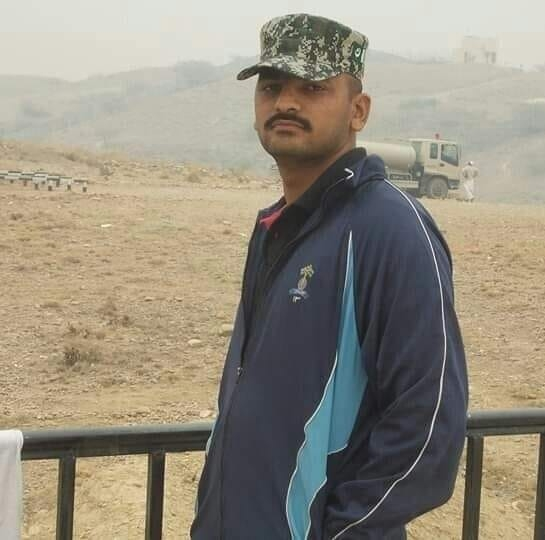
#> input picture resources/ch.jpg, 545 x 540 px
$ python opencv_17.py
#> lines starting #> are read from the running program, lines starting #| are printed output that depends on the picture
# joining two images
from importlib import resources
import cv2 as cv
import numpy as np

img =cv.imread('resources/ch.jpg')
#> img is the input picture: shape (540, 545, 3); mean B, G, R 127.4, 142.1, 149

# Stacking same image

# 1- Horizontal stack
hor_img = np.hstack((img,img))
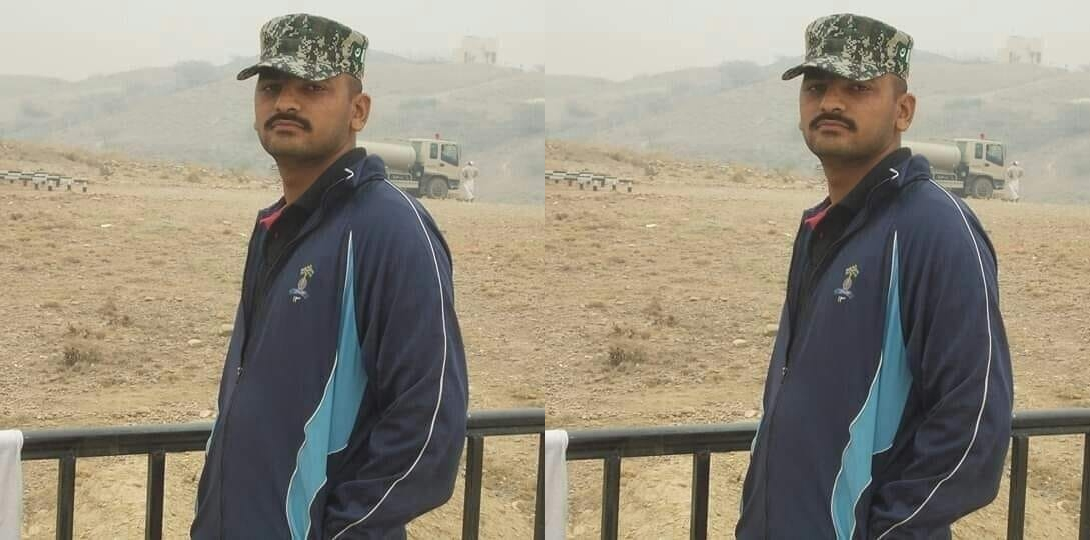
#> hor_img: shape (540, 1090, 3); mean B, G, R 127.4, 142.1, 149
# 2- Vertical stack
ver_img = np.vstack((img,img))
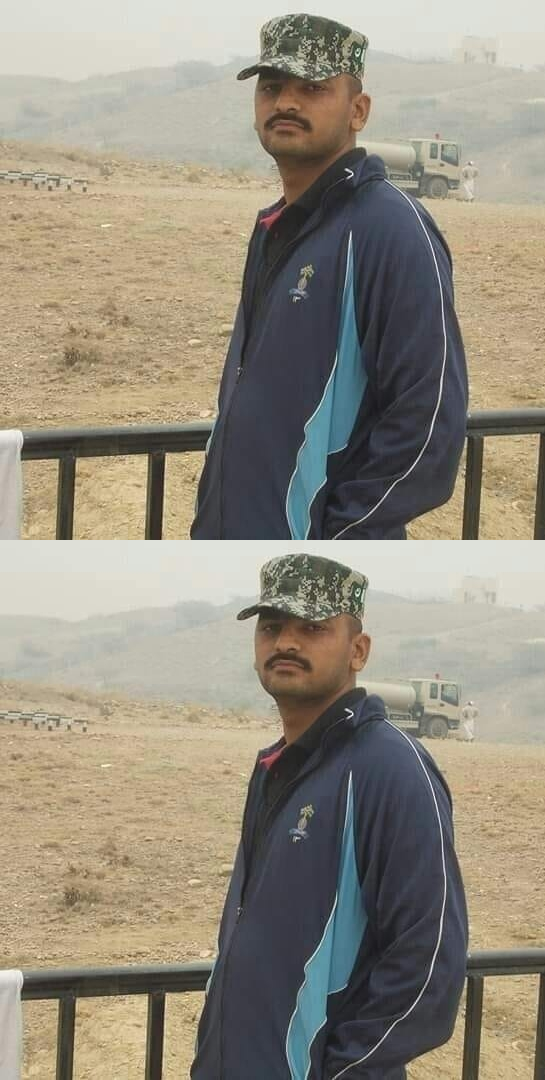
#> ver_img: shape (1080, 545, 3); mean B, G, R 127.4, 142.1, 149


cv.imshow("horizontal",hor_img)
cv.imshow('Vertical',ver_img)
cv.waitKey(0)
cv.destroyAllWindows()
# you can only stack images same shape (width, height,color channel)
# you have to define a function to stack multiple images of different  size and tunes
# we can not resize the stack image (function)
# same number of channel np function

$ run again, with resources/ch1.jpg copied over resources/ch.jpg
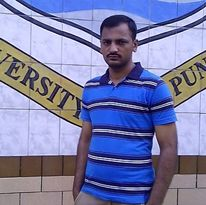
#> input picture resources/ch1.jpg, 206 x 205 px
#> img is the input picture: shape (205, 206, 3); mean B, G, R 168.6, 125.6, 122.3
#> `hor_img = np.hstack((img,img))`:
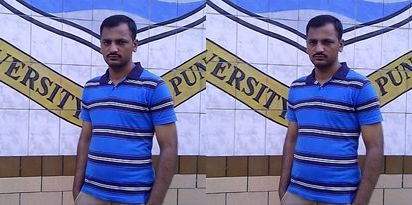
#> hor_img: shape (205, 412, 3); mean B, G, R 168.6, 125.6, 122.3
#> `ver_img = np.vstack((img,img))`:
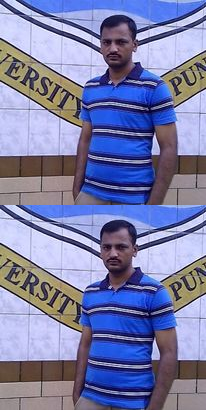
#> ver_img: shape (410, 206, 3); mean B, G, R 168.6, 125.6, 122.3

$ run again, with resources/faces.jpg copied over resources/ch.jpg
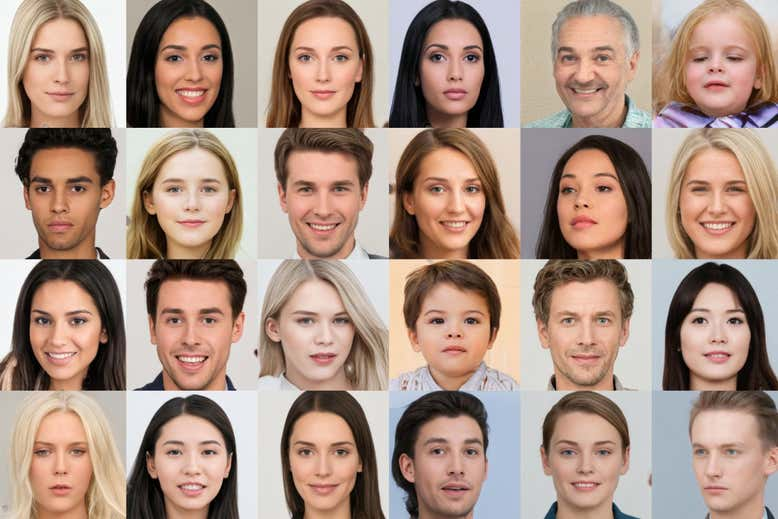
#> input picture resources/faces.jpg, 778 x 519 px
#> img is the input picture: shape (519, 778, 3); mean B, G, R 131.5, 145, 170.5
#> `hor_img = np.hstack((img,img))`:
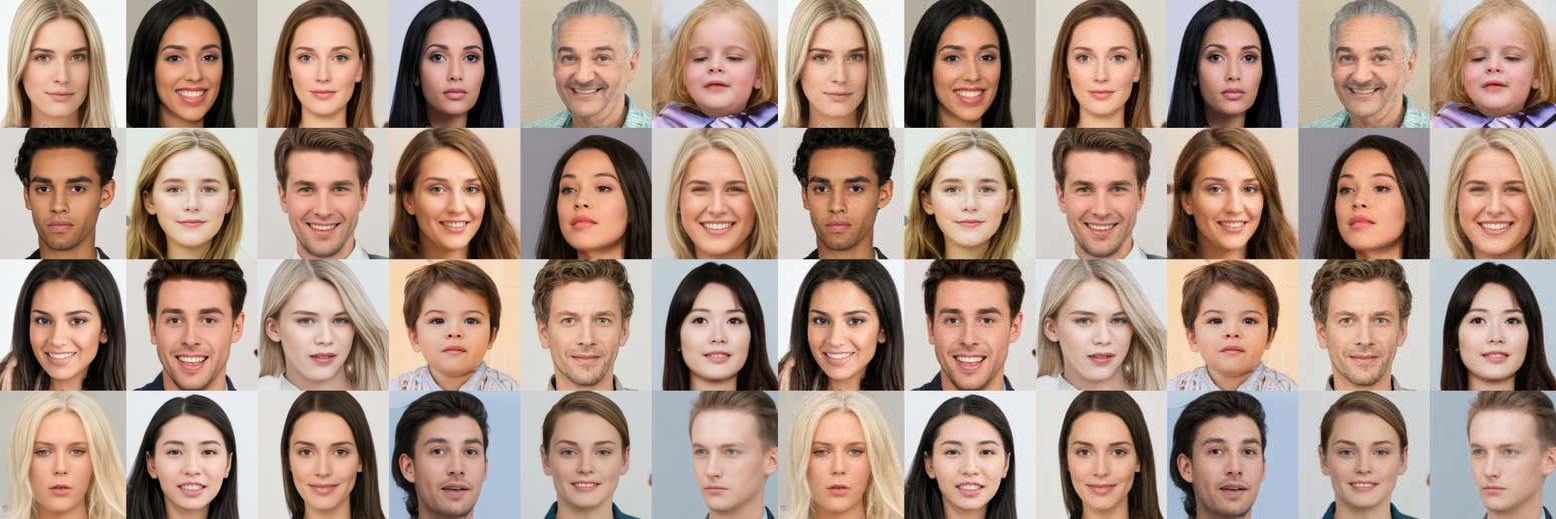
#> hor_img: shape (519, 1556, 3); mean B, G, R 131.5, 145, 170.5
#> `ver_img = np.vstack((img,img))`:
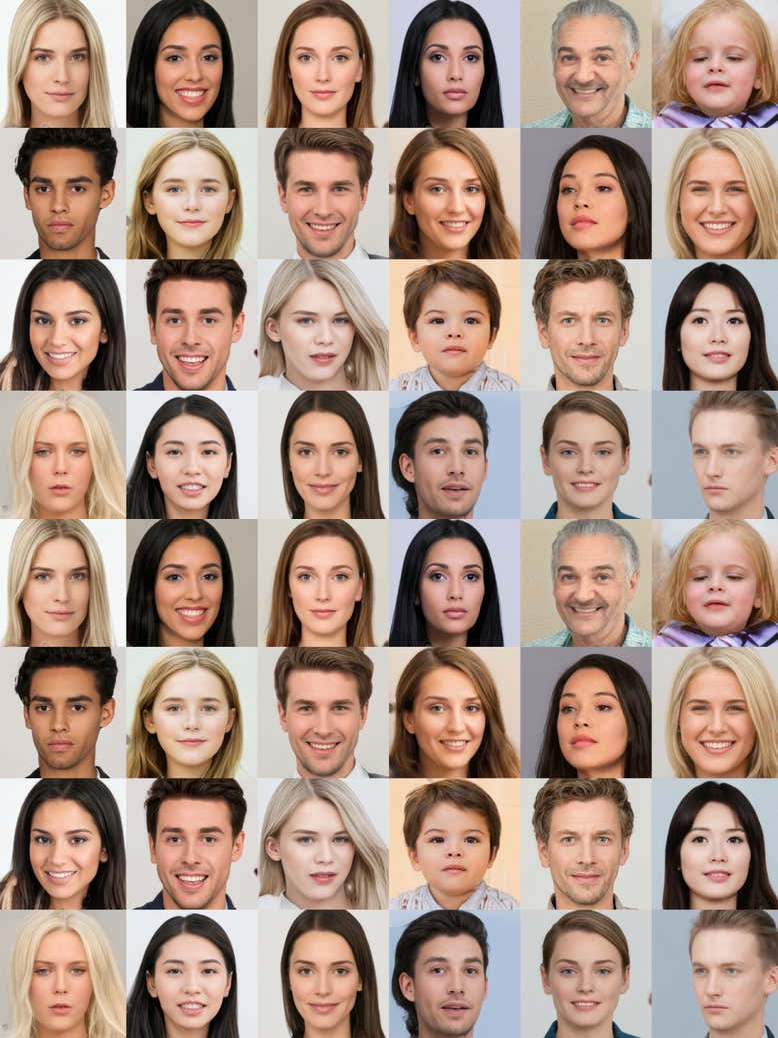
#> ver_img: shape (1038, 778, 3); mean B, G, R 131.5, 145, 170.5
